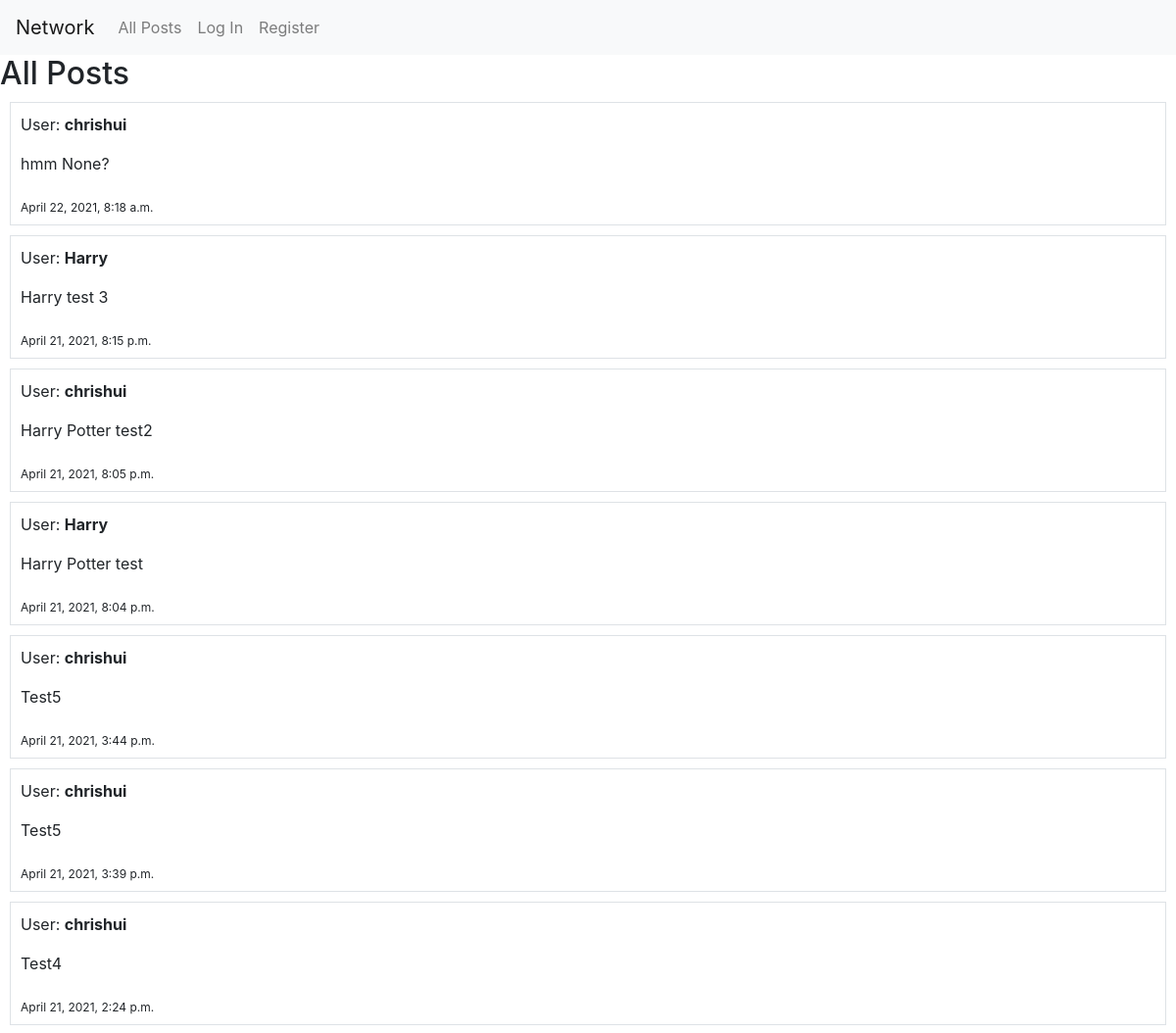
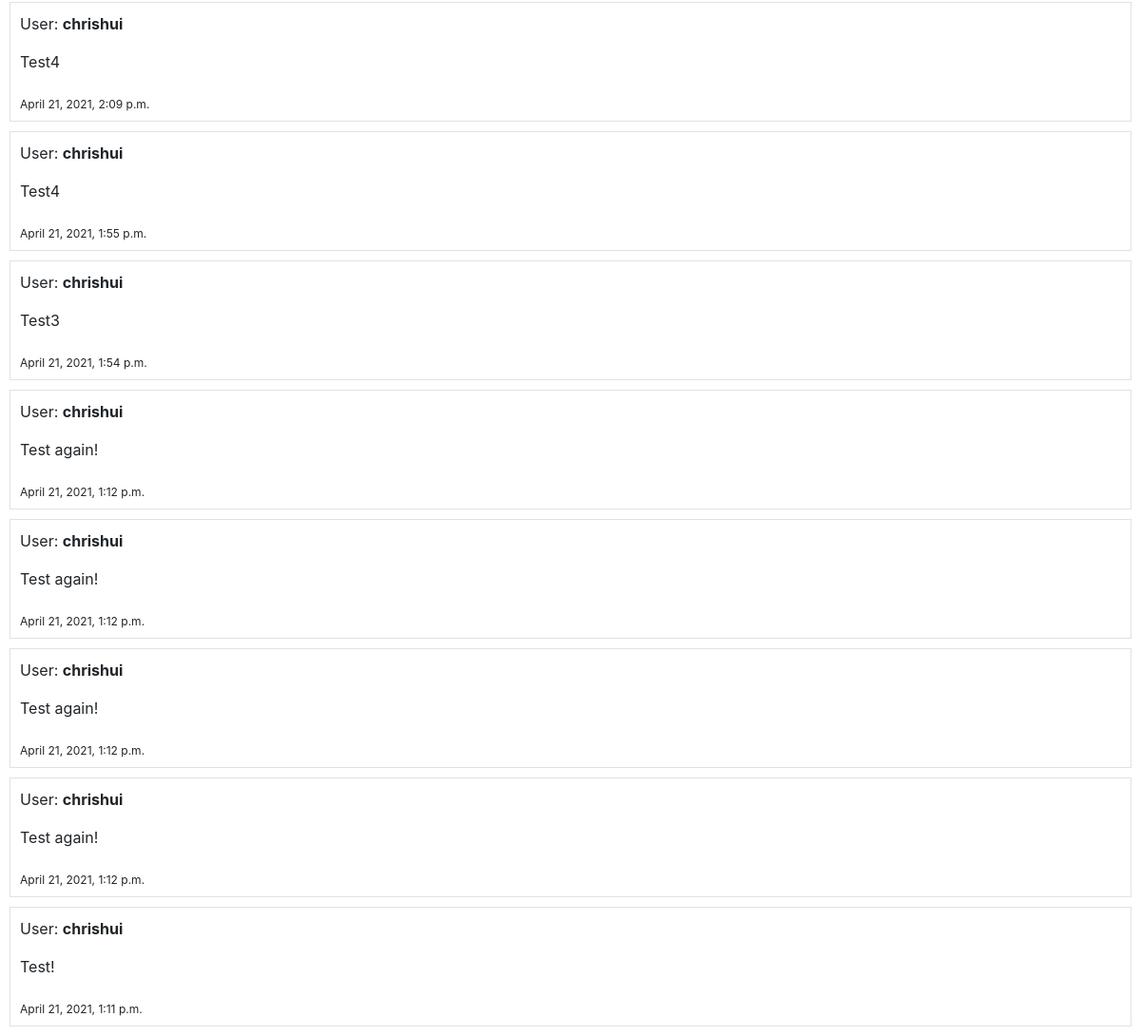
The page / on the database its author committed (2 pictures, top to bottom).
### network/models.py (models this page shows, shortened)
class TimeStampMixin(models.Model):
    created_at = models.DateTimeField(auto_now_add=True)
    updated_at = models.DateTimeField(auto_now=True)
    class Meta:
        abstract = True

class Post(TimeStampMixin):
    user = models.ForeignKey(User, on_delete=models.CASCADE)
    content = models.CharField(max_length = 64)

class User(AbstractUser):
    pass

### network/views.py (the view, shortened to what this page needs)
# urls.py: path("", views.index, name="index"),
def index(request):
    posts_chronological = []
    for object in Post.objects.all():
        posts_chronological.insert(0,object)
    return render(request, "network/index.html", {
        "form": PostForm(),
        "posts": posts_chronological,
    })

### network/templates/network/index.html (shortened to what this page needs)
{% extends "network/layout.html" %}
{% block body %}
    <h2>All Posts</h2>
    {% for post in posts %}
      <div class="border" style="margin: 10px; padding: 10px;">
        <p>User:  <b> {{ post.user }} </b></p>
        <p> {{ post.content }} </p>
        <sub> {{ post.created_at }}</sub>
      </div>
    {% endfor %}
{% endblock %}

### rows shown on the page
Post: user "chrishui", content "hmm None?", created_at "April 22, 2021, 8:18 a.m."
Post: user "Harry", content "Harry test 3", created_at "April 21, 2021, 8:15 p.m."
Post: user "chrishui", content "Harry Potter test2", created_at "April 21, 2021, 8:05 p.m."
Post: user "Harry", content "Harry Potter test", created_at "April 21, 2021, 8:04 p.m."
Post: user "chrishui", content "Test5", created_at "April 21, 2021, 3:44 p.m."
Post: user "chrishui", content "Test5", created_at "April 21, 2021, 3:39 p.m."
Post: user "chrishui", content "Test4", created_at "April 21, 2021, 2:24 p.m."
Post: user "chrishui", content "Test4", created_at "April 21, 2021, 2:09 p.m."
Post: user "chrishui", content "Test4", created_at "April 21, 2021, 1:55 p.m."
Post: user "chrishui", content "Test3", created_at "April 21, 2021, 1:54 p.m."
Post: user "chrishui", content "Test again!", created_at "April 21, 2021, 1:12 p.m."
Post: user "chrishui", content "Test again!", created_at "April 21, 2021, 1:12 p.m."
Post: user "chrishui", content "Test again!", created_at "April 21, 2021, 1:12 p.m."
Post: user "chrishui", content "Test again!", created_at "April 21, 2021, 1:12 p.m."
Post: user "chrishui", content "Test!", created_at "April 21, 2021, 1:11 p.m."
